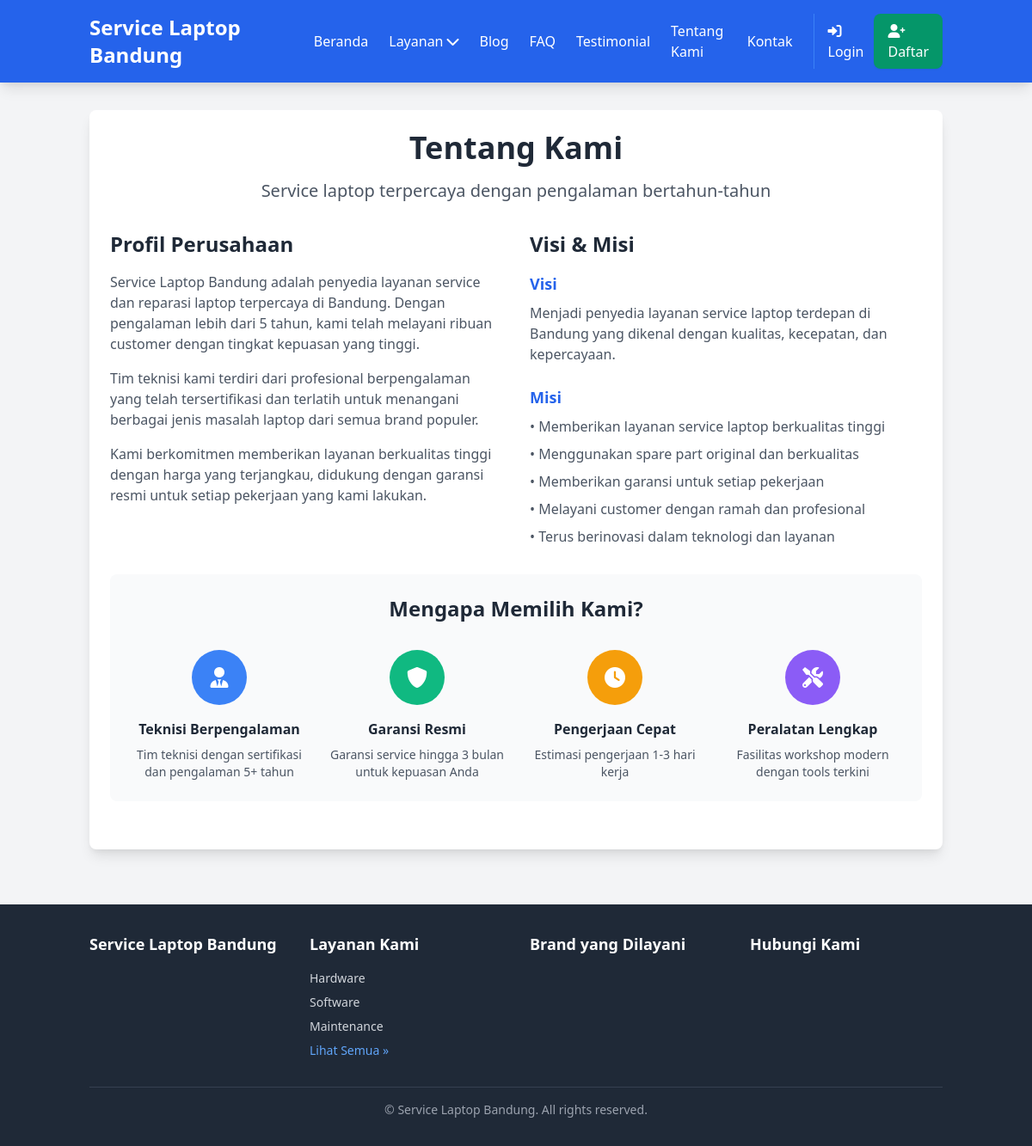
/tentang-kami/, run on an earlier commit of the app's database.
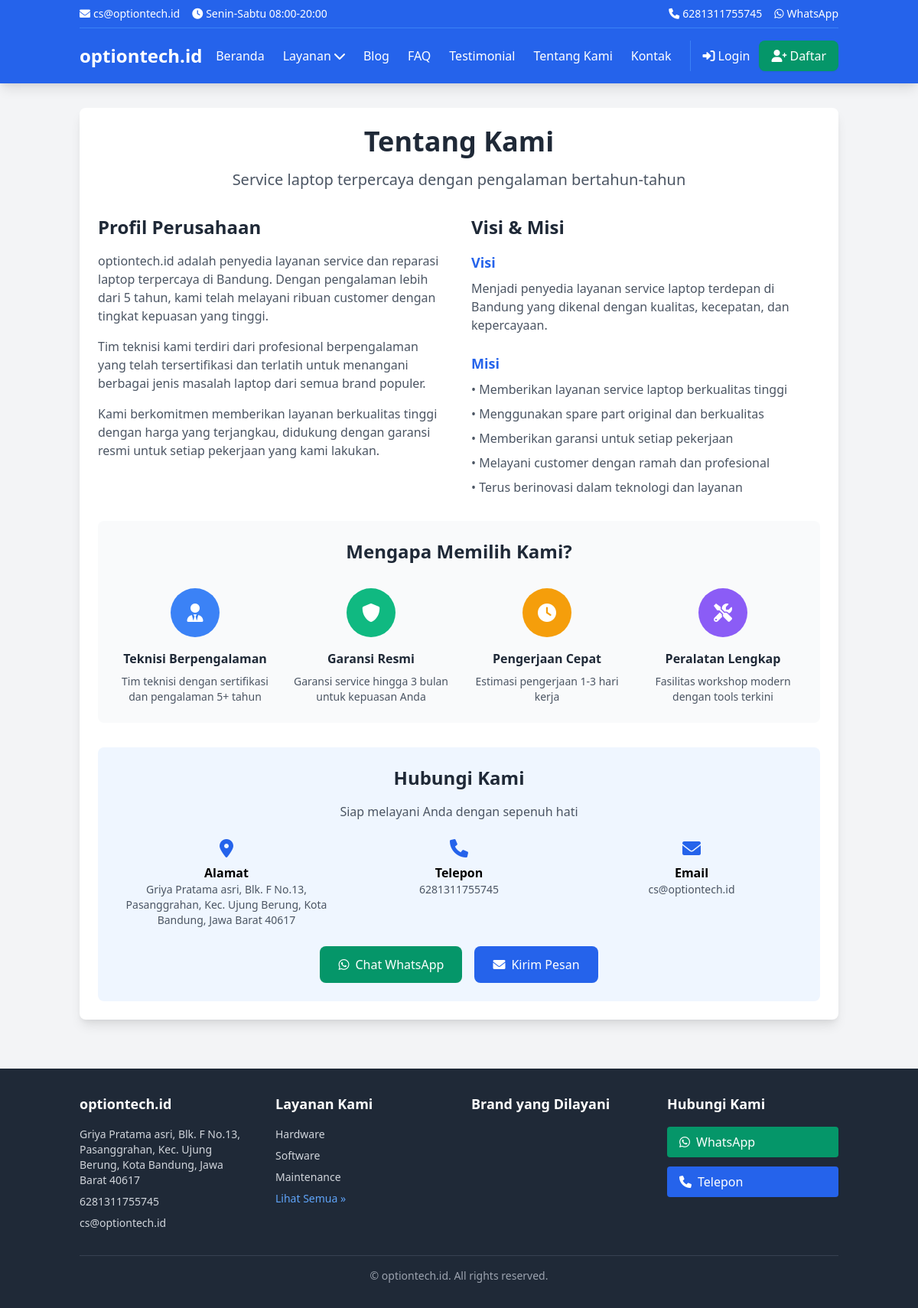
And on a later commit of the database.
### core/models.py (models this page shows, shortened)
class TimeStampedModel(models.Model):
    created_at = models.DateTimeField(auto_now_add=True)  # Otomatis diisi saat create
    updated_at = models.DateTimeField(auto_now=True)  # Otomatis diisi saat update
    class Meta:
        abstract = True  # Model ini tidak akan jadi tabel, hanya template

class BusinessInfo(TimeStampedModel):
    business_name = models.CharField(max_length=255)  # Nama bisnis
    address = models.TextField()  # Alamat (text panjang)
    phone = models.CharField(max_length=20)  # Nomor telepon
    email = models.EmailField()  # Email (validasi otomatis)
    whatsapp = models.CharField(max_length=20)  # WhatsApp
    class Meta:
        verbose_name = "Business Information"  # Nama di admin
        verbose_name_plural = "Business Information"  # Nama plural di admin

### content/views.py (the view)
# urls.py: path('tentang-kami/', views.about_view, name='about'),
def about_view(request):
    context = {
        'page_title': 'Tentang Kami - Service Laptop Bandung Terpercaya',
        'meta_description': 'Tentang service laptop terpercaya di Bandung. Tim teknisi berpengalaman, fasilitas lengkap, dan komitmen memberikan layanan terbaik.'
    }
    return render(request, 'content/about.html', context)

### core/context_processors.py (called while the page is built)
def business_info(request):
    try:
        business = BusinessInfo.objects.first()
        return {'business_info': business}
    except BusinessInfo.DoesNotExist:
        return {'business_info': None}

def navigation_data(request):
    return {
        'nav_service_categories': ServiceCategory.objects.all()[:5],
        'nav_brands': LaptopBrand.objects.filter(is_supported=True)[:8]
    }

### templates/content/about.html (shortened to what the changed rows need)
{% extends 'base.html' %}
{% load static %}
{% block content %}
<div class="bg-white rounded-lg shadow-lg p-6 mb-8">
    <div class="text-center mb-8">
        <h1 class="text-4xl font-bold text-gray-800 mb-4">Tentang Kami</h1>
    </div>
    <div class="grid lg:grid-cols-2 gap-8 mb-8">
        <div>
            <h2 class="text-2xl font-bold text-gray-800 mb-4">Profil Perusahaan</h2>
            <div class="space-y-4 text-gray-600">
                <p>
                    {% if business_info %}{{ business_info.business_name }}{% else %}Service Laptop Bandung{% endif %}
                    adalah penyedia layanan service dan reparasi laptop terpercaya di Bandung.
                    Dengan pengalaman lebih dari 5 tahun, kami telah melayani ribuan customer
                    dengan tingkat kepuasan yang tinggi.
                </p>
                <p>
                    Tim teknisi kami terdiri dari profesional berpengalaman yang telah
                    tersertifikasi dan terlatih untuk menangani berbagai jenis masalah laptop
                    dari semua brand populer.
                </p>
                <p>
                    Kami berkomitmen memberikan layanan berkualitas tinggi dengan harga yang
                    terjangkau, didukung dengan garansi resmi untuk setiap pekerjaan yang kami lakukan.
                </p>
            </div>
        </div>
        <div>
            <h2 class="text-2xl font-bold text-gray-800 mb-4">Visi & Misi</h2>
        </div>
    </div>
    <div class="bg-gray-50 rounded-lg p-6 mb-8">
        <h2 class="text-2xl font-bold text-center text-gray-800 mb-8">Mengapa Memilih Kami?</h2>
    </div>
    {% if business_info %}
    <div class="bg-blue-50 rounded-lg p-6 text-center">
        <h2 class="text-2xl font-bold text-gray-800 mb-4">Hubungi Kami</h2>
        <p class="text-gray-600 mb-6">Siap melayani Anda dengan sepenuh hati</p>
        <div class="grid md:grid-cols-3 gap-4 mb-6">
            <div class="text-center">
                <i class="fas fa-map-marker-alt text-blue-600 text-2xl mb-2"></i>
                <p class="font-semibold">Alamat</p>
                <p class="text-gray-600 text-sm">{{ business_info.address }}</p>
            </div>
            <div class="text-center">
                <i class="fas fa-phone text-blue-600 text-2xl mb-2"></i>
                <p class="font-semibold">Telepon</p>
                <p class="text-gray-600 text-sm">{{ business_info.phone }}</p>
            </div>
            <div class="text-center">
                <i class="fas fa-envelope text-blue-600 text-2xl mb-2"></i>
                <p class="font-semibold">Email</p>
                <p class="text-gray-600 text-sm">{{ business_info.email }}</p>
            </div>
        </div>
        <div class="flex flex-col sm:flex-row gap-4 justify-center">
            <a href="https://wa.me/{{ business_info.whatsapp }}"
               target="_blank"
               class="inline-flex items-center justify-center px-6 py-3 bg-green-600 text-white rounded-lg hover:bg-green-700 transition-colors">
                <i class="fab fa-whatsapp mr-2"></i>
                Chat WhatsApp
            </a>
            <a href="{% url 'content:contact' %}"
               class="inline-flex items-center justify-center px-6 py-3 bg-blue-600 text-white rounded-lg hover:bg-blue-700 transition-colors">
                <i class="fas fa-envelope mr-2"></i>
                Kirim Pesan
            </a>
        </div>
    </div>
    {% endif %}
</div>
{% endblock %}

### templates/base.html (shortened to what the changed rows need)
<!DOCTYPE html>
<html lang="id">
<head>
    {% block og_image %}{% load static %}{{ request.scheme }}://{{ request.get_host }}{% static 'img/logo-og.jpg' %}{% endblock %}">
    {% load schema_tags %}
    {% load static %}
    <link href="https://cdn.jsdelivr.net/npm/tailwindcss@2.2.19/dist/tailwind.min.css" rel="stylesheet">
    <link rel="stylesheet" href="https://cdnjs.cloudflare.com/ajax/libs/font-awesome/6.0.0/css/all.min.css">
</head>
<body class="bg-gray-100 min-h-screen flex flex-col">
<header class="bg-blue-600 text-white shadow-lg">
    <div class="container mx-auto px-4">
        {% if business_info %}
            <div class="hidden md:flex justify-between items-center py-2 text-sm border-b border-blue-500">
                <div class="flex space-x-4">
                    <span><i class="fas fa-envelope mr-1"></i>{{ business_info.email }}</span>
                    <span><i class="fas fa-clock mr-1"></i>Senin-Sabtu 08:00-20:00</span>
                </div>
                <div class="flex space-x-4">
                    <a href="tel:{{ business_info.phone }}" class="hover:text-blue-200">
                        <i class="fas fa-phone mr-1"></i>{{ business_info.phone }}
                    </a>
                    <a href="https://wa.me/{{ business_info.whatsapp }}" target="_blank" class="hover:text-blue-200">
                        <i class="fab fa-whatsapp mr-1"></i>WhatsApp
                    </a>
                </div>
            </div>
        {% endif %}
        <nav class="py-4">
            <div class="flex justify-between items-center">
                <div class="flex items-center">
                    <a href="{% url 'home' %}" class="text-2xl font-bold hover:text-blue-200 transition-colors">
                        {% if business_info %}
                            {{ business_info.business_name }}
                        {% else %}
                            Service Laptop Bandung
                        {% endif %}
                    </a>
                </div>
            </div>
        </nav>
    </div>
</header>
<main class="flex-grow container mx-auto px-4 py-8">
    {% block content %}
    {% endblock %}
</main>
<footer class="bg-gray-800 text-white mt-auto">
    <div class="container mx-auto px-4 py-8">
        <div class="grid md:grid-cols-4 gap-8">
            <div>
                <h3 class="text-lg font-semibold mb-4">
                    {% if business_info %}{{ business_info.business_name }}{% else %}Service Laptop Bandung{% endif %}
                </h3>
                {% if business_info %}
                    <p class="text-gray-300 text-sm mb-2">{{ business_info.address }}</p>
                    <p class="text-gray-300 text-sm mb-2">{{ business_info.phone }}</p>
                    <p class="text-gray-300 text-sm">{{ business_info.email }}</p>
                {% endif %}
            </div>
            <div>
                {% if business_info %}
                    <div class="space-y-3">
                        <a href="https://wa.me/{{ business_info.whatsapp }}"
                           target="_blank"
                           class="flex items-center bg-green-600 text-white px-4 py-2 rounded hover:bg-green-700 transition-colors">
                            <i class="fab fa-whatsapp mr-2"></i>
                            WhatsApp
                        </a>
                        <a href="tel:{{ business_info.phone }}"
                           class="flex items-center bg-blue-600 text-white px-4 py-2 rounded hover:bg-blue-700 transition-colors">
                            <i class="fas fa-phone mr-2"></i>
                            Telepon
                        </a>
                    </div>
                {% endif %}
            </div>
        </div>
        <div class="border-t border-gray-700 mt-8 pt-4 text-center text-gray-400 text-sm">
            <p>&copy; {{ "now"|date:"Y" }}
                {% if business_info %}{{ business_info.business_name }}{% else %}Service Laptop Bandung{% endif %}. All
                rights reserved.</p>
        </div>
    </div>
</footer>
</body>
</html>

What changed in the data, as far as the page shows it:
added BusinessInfo: email "cs@optiontech.id", phone "6281311755745", business_name "optiontech.id", address "Griya Pratama asri, Blk. F No.13, Pasanggrahan, Kec. Ujung Berung, Kota Bandung, Jawa Barat 40617"
Also different on the page:
text no longer shown: "Service Laptop Bandung Service Laptop Bandung Service Laptop Bandung Service Laptop Bandung"
text now shown: "Senin-Sabtu 08:00-20:00 WhatsApp Hubungi Kami Siap melayani Anda dengan sepenuh hati Alamat Telepon Email Chat WhatsApp Kirim Pesan WhatsApp Telepon"
